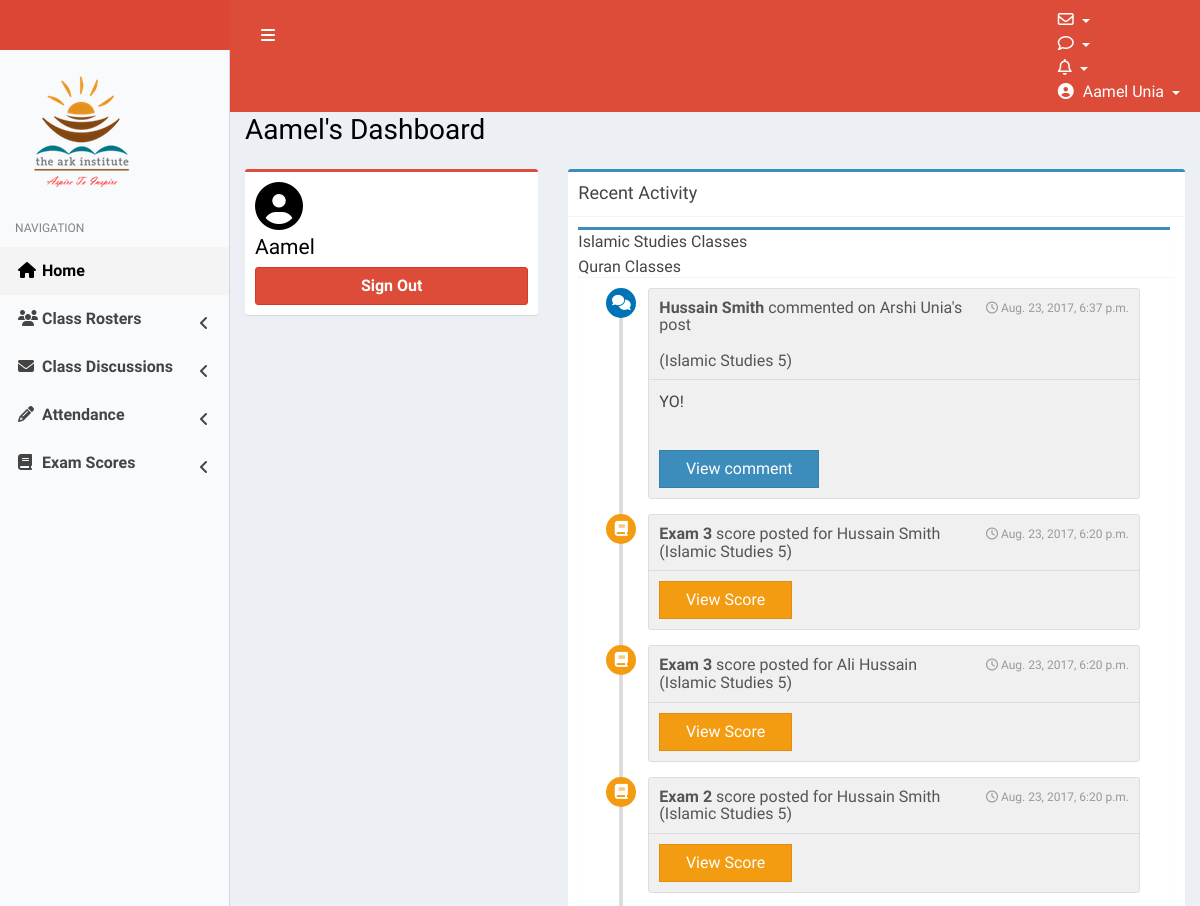
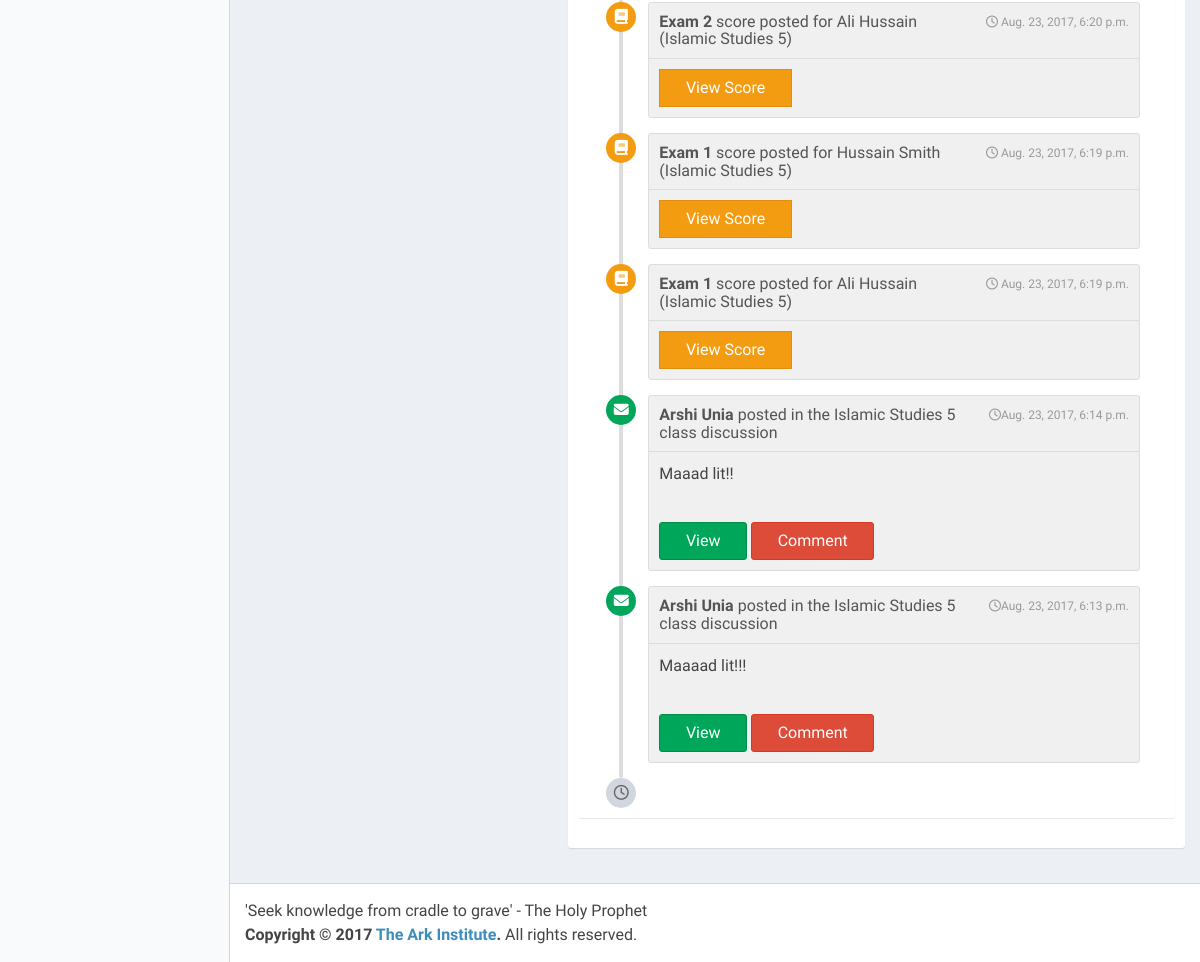
Before: /dashboard/ (signed in) with the older database file (2 pictures, top to bottom).
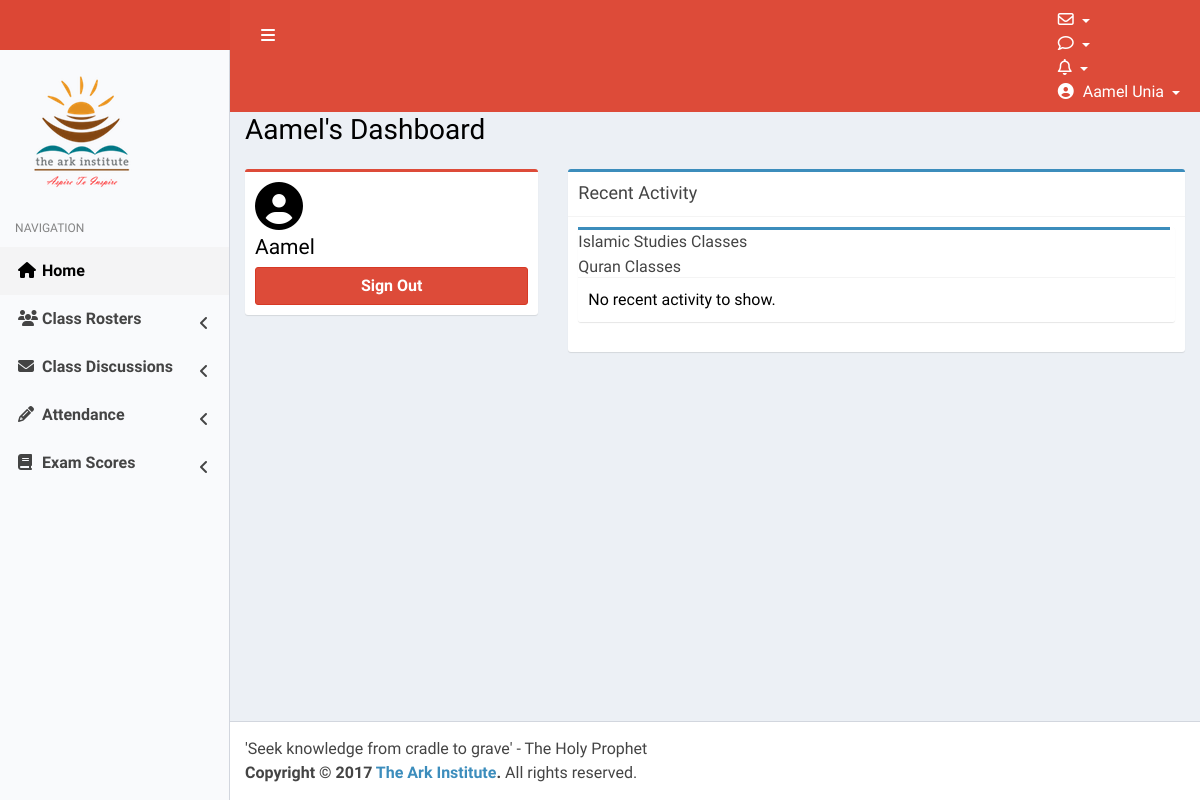
After: the same page with the newer database file.
### profiles/models.py (models this page shows, shortened)
class IslamicStudiesComment(models.Model):
	post = models.ForeignKey('profiles.IslamicStudiesPost', related_name='islamic_studies_comments')
	author = models.ForeignKey(User)
	comment = models.TextField()
	posted_date = models.DateTimeField(default=timezone.now)

class IslamicStudiesPost(models.Model):
	author = models.ForeignKey(User, related_name='islamic_studies_posts')
	title = models.CharField(max_length=200)
	message = models.TextField()
	upload = models.FileField(null=True, blank=True)
	class_level = models.PositiveSmallIntegerField()
	posted_date = models.DateTimeField(default=timezone.now)
	class Meta:
		unique_together = ['author','message']

class IslamicStudiesExam(models.Model):
	exam1 = 1
	exam2 = 2
	exam3 = 3
	Exam_choices =(
		(exam1,'Exam 1'),
		(exam2,'Exam 2'),
		(exam3,'Exam 3')
		)
	IS1 = 1
	IS2 = 2
	IS3 = 3
	IS4 = 4
	IS5 = 5
	IS6 = 6
	IS7 = 7
	IS8 = 8
	IS9 = 9
	IS10 = 10
	IS_CHOICES = (
			(IS1, 'IS1'),
			(IS2, 'IS2'),
			(IS3, 'IS3'),
			(IS4, 'IS4'),
			(IS5, 'IS5'),
			(IS6, 'IS6'),
			(IS7, 'IS7'),
			(IS8, 'IS8'),
			(IS9, 'IS9'),
			(IS10, 'IS10'),
		)
	exam_number = models.PositiveSmallIntegerField(choices=Exam_choices)
	exam_score = models.PositiveSmallIntegerField(validators=[MaxValueValidator(100)])
	student = models.ForeignKey(User, limit_choices_to={'profile__role':'Student'} ,related_name='islamic_studies_exam_scores')
	class_level = models.PositiveIntegerField(choices=IS_CHOICES,null=True,blank=True)
	posted_date = models.DateTimeField(default=timezone.now)
	class Meta:
		unique_together = ('student','exam_number')

### profiles/views.py (the view, shortened to what this page needs)
# urls.py: url(r'^dashboard/$', DashboardView.as_view(),name='dashboard'),
class DashboardView(LoginRequiredMixin, TemplateView):
	template_name = 'dashboardhome.html'
	def get_context_data(self,*args,**kwargs):
		context = super(DashboardView, self).get_context_data(*args,**kwargs)
		if self.request.user.is_staff:
			context = super(DashboardView, self).get_context_data(*args,**kwargs)
			recent_quran_posts = QuranPost.objects.all()
			recent_islamic_studies_posts = IslamicStudiesPost.objects.all()
			recent_quran_comments = QuranComment.objects.all()
			recent_islamic_studies_comments = IslamicStudiesComment.objects.all()
			recent_quran_exams = QuranExam.objects.all()
			recent_islamic_studies_exams = IslamicStudiesExam.objects.all()
			recent_quran_activity = sorted(chain(recent_quran_posts,recent_quran_comments, recent_quran_exams), key=attrgetter('posted_date'))
			recent_islamic_studies_activity = sorted(chain(recent_islamic_studies_posts, recent_islamic_studies_comments, recent_islamic_studies_exams), key=attrgetter('posted_date'))
			context['recent_quran'] = list(reversed(recent_quran_activity[-10:]))
			context['recent_islamic_studies'] = list(reversed(recent_islamic_studies_activity[-10:]))
		return context

### templates/dashboardhome.html (shortened to what this page needs)
<!DOCTYPE html>
{% load static %}
<html>
<head>
  <link rel="stylesheet" href="{% static "bower_components/bootstrap/dist/css/bootstrap.min.css" %}">
  <link rel="stylesheet" href="{% static "bower_components/font-awesome/css/font-awesome.min.css" %}">
  <link rel="stylesheet" href="{% static "bower_components/Ionicons/css/ionicons.min.css" %}">
<link rel="stylesheet" href="//cdn.jsdelivr.net/medium-editor/latest/css/medium-editor.min.css" type="text/css" media="screen" charset="utf-8">
  <link rel="stylesheet" href="{% static "dist/css/AdminLTE.min.css" %}">
  <link rel="stylesheet" href="{% static "dist/css/skins/skin-red-light.min.css" %}">
  <link rel="stylesheet" type="text/css" href="{% static "styling.css" %}">
</head>
<body class="hold-transition skin-red-light sidebar-mini">
<div class="wrapper">
  <header class="main-header">
    {% include "topnav.html" %}
  </header>
  {% if request.user.is_staff %}
  {% include "administrator/adminmainnav.html" %}
  {% else %}
  {% include "mainnav.html" %}
  {% endif %}
  <div class="content-wrapper">
    <section class="content-header">
      {% block title %}
      <div class="text-center">
          <h3>
        {{request.user.first_name}}'s Dashboard
        </h3>
      </div>
      {% endblock title %}
    </section>
    <section class="content container-fluid">
       {% if request.user.is_staff %}
        {% include "administrator/administratordashboardhome.html" %}
       {% endif %}
    </section>
  </div>
  <footer class="main-footer">
    <div class="pull-right hidden-xs">
      'Seek knowledge from cradle to grave' - The Holy Prophet
    </div>
    <strong>Copyright &copy; 2017 <a href="#">The Ark Institute</a>.</strong> All rights reserved.
  </footer>
</body>
</html>

### templates/topnav.html (shortened to what this page needs)
<!DOCTYPE html>
{% load static %}
<html>
<head>
</head>
<body>
    <a href="{% url 'dashboard' %}" class="logo">
     <img src="{% static "logowhite.png" %}">
    </a>
    <nav class="navbar navbar-static-top" role="navigation">
      <a href="#" class="sidebar-toggle" data-toggle="push-menu" role="button">
      </a>
      <div class="navbar-custom-menu">
        <ul class="nav navbar-nav">
          <li class="dropdown messages-menu">
            <a href="#" class="dropdown-toggle" data-toggle="dropdown">
              <i class="fa fa-envelope-o"></i>
            </a>
          </li>
          <li class="dropdown notifications-menu">
            <a href="#" class="dropdown-toggle" data-toggle="dropdown">
              <i class="fa fa-comment-o"></i>
            </a>
          </li>
       <li class="dropdown notifications-menu">
            <a href="#" class="dropdown-toggle" data-toggle="dropdown">
              <i class="fa fa-bell-o"></i>
             </a>
         </li>
          <li class="dropdown user user-menu">
            <a href="#" class="dropdown-toggle" data-toggle="dropdown">
              <i class="fa fa-user-circle"></i>
              <span class="hidden-xs">{{request.user.first_name}} {{request.user.last_name}}</span>
            </a>
          </li>
        </ul>
      </div>
    </nav>
</body>
</html>

### templates/administrator/adminmainnav.html (shortened to what this page needs)
<!DOCTYPE html>
{% load static %}
<html>
  <aside class="main-sidebar">
    <section class="sidebar">
      <div class="user-panel">
        <div class="text-center">
          <img src="{% static "logo2.png" %}">
      </div>
      </div>
      <ul class="sidebar-menu" data-widget="tree">
        <li class="header">NAVIGATION</li>
        <li class="active"><a href="{% url 'dashboard' %}"><i class="fa fa-home"></i> <span>Home</span></a></li>
        <li class="treeview">
          <a href="#"><i class="fa fa-users"></i> <span>Class Rosters</span>
            <span class="pull-right-container">
                <i class="fa fa-angle-left pull-right"></i>
              </span>
          </a>
        </li>
        <li class="treeview">
          <a href="#"><i class="fa fa-envelope"></i> <span>Class Discussions</span>
            <span class="pull-right-container">
                <i class="fa fa-angle-left pull-right"></i>
              </span>
          </a>
        </li>
         <li class="treeview">
          <a href="#"><i class="fa fa-pencil"></i> <span>Attendance</span>
            <span class="pull-right-container">
                <i class="fa fa-angle-left pull-right"></i>
              </span>
          </a>
          </li>
        <li class="treeview">
          <a href="#"><i class="fa fa-book"></i> <span>Exam Scores</span>
            <span class="pull-right-container">
                <i class="fa fa-angle-left pull-right"></i>
              </span>
          </a>
        </li>
      </ul>
    </section>
  </aside>
</html>

### templates/administrator/administratordashboardhome.html
<!DOCTYPE html>
{% load static %}
<html>
<body>
      <div class="row">
        <div class="col-md-4">
          <div class="box box-danger">
            <div class="box-body box-profile">
              <div class="text-center">
               <i class="fa fa-user-circle fa-3x"></i>
            </div>
              <h3 class="profile-username text-center">{{request.user.first_name}}</h3>
              <a href="{% url 'logout' %}" class="btn btn-danger btn-block"><b>Sign Out</b></a>
            </div>
          </div>
      </div>
      <div class="col-md-8">
          {% include "administrator/administrator_recentactivity.html" %}
      </div>
      </div>
</body>
</html>

### templates/administrator/administrator_recentactivity.html (shortened to what this page needs)
<!DOCTYPE html>
{% load static %}
<html>
<head>
</head>
<body>
        <div class="box box-primary">
          <div class="box-header with-border text-center">
            <h3 class="box-title">Recent Activity</h3>
          </div>
        <div class="box-body">
        <div class="nav-tabs-custom">
            <ul class="nav nav-tabs">
              <li class="active"><a href="#islamicstudiesfeed" data-toggle="tab">Islamic Studies Classes</a></li>
              <li><a href="#quranfeed" data-toggle="tab">Quran Classes</a></li>
             </ul>
            <div class="tab-content">
              <div class="active tab-pane" id="islamicstudiesfeed">
              {% if recent_islamic_studies %}
                <ul class="timeline timeline-inverse">
      {% for recent in recent_islamic_studies %}
                {% if recent.title %}
                  <li>
                    <i class="fa fa-envelope bg-green"></i>
                    <div class="timeline-item">
                      <span class="time"><i class="fa fa-clock-o"></i>{{recent.posted_date}}</span>
                      <h3 class="timeline-header">
                      <b>
                            {% if recent.author.username == request.user.username %}
                            You
                            {% else %}
                            {{recent.author.first_name}} {{recent.author.last_name}}
                            {% endif %}
                      </b> posted in the Islamic Studies {{recent.class_level}} class discussion</h3>
                      <div class="timeline-body">
                                {{recent.message|safe}}
                      </div>
                      <div class="timeline-footer">
                        <a class="btn btn-success btn-xs" href="{% url 'islamic_studies_post_detail' pk=recent.pk %}">View</a>
                        <a class="btn btn-danger btn-xs" href="{% url 'comment_islamic_studies_post' pk=recent.pk %}">Comment</a>
                      </div>
                    </div>
                  </li>
                {% endif %}
                  {% if recent.comment %}
                        <li>
                          <i class="fa fa-comments bg-blue"></i>
                          <div class="timeline-item">
                            <span class="time"><i class="fa fa-clock-o"></i> {{recent.posted_date}}</span>
                            <h3 class="timeline-header">
                            <b>
                            {% if recent.author.username == request.user.username %}
                            You
                            {% else %}
                            {{recent.author.first_name}} {{recent.author.last_name}}
                            {% endif %}
                            </b>
                            commented on {% if recent.post.author.username == request.user.username %} your
                            {% else %}
                            {{recent.post.author.first_name}} {{recent.post.author.last_name}}'s
                            {% endif %} post <br><br>(Islamic Studies {{recent.post.class_level}})</h3>
                            <div class="timeline-body">
                              {{recent.comment|safe}}
                            </div>
                            <div class="timeline-footer">
                              <a class="btn btn-primary btn-flat btn-xs" href="{% url 'islamic_studies_post_detail' pk=recent.post.pk %}">View comment</a>
                            </div>
                          </div>
                        </li>
                  {% endif %}
                  {% if recent.exam_number %}
                         <li>
                          <i class="fa fa-book bg-yellow"></i>
                          <div class="timeline-item">
                            <span class="time"><i class="fa fa-clock-o"></i> {{recent.posted_date}}</span>
                            <h3 class="timeline-header">
                            <b>
                            Exam {{recent.exam_number}}
                            </b>
                            score posted for {{recent.student.first_name}} {{recent.student.last_name}} (Islamic Studies {{recent.class_level}}) </h3>
                            <div class="timeline-footer">
                              <a class="btn btn-warning btn-flat btn-xs" href="{% url 'student_islamic_studies_exams'  %}">View Score</a>
                            </div>
                          </div>
                        </li>
                 {% endif %}
       {% endfor %}
                    <li>
                          <i class="fa fa-clock-o bg-gray"></i>
                        </li>
                </ul>
            {% else %}
            No recent activity to show.
            {% endif %}
              </div>
            </div>
          </div>
          </div>
          </div>
</body>
</html>

Changed rows visible on the page:
removed IslamicStudiesComment: posted_date "Aug. 23, 2017, 6:37 p.m.", author.first_name "Hussain", author.last_name "Smith", post.author.first_name "Arshi", post.author.last_name "Unia", post.class_level "5", comment "YO!"
removed IslamicStudiesExam: posted_date "Aug. 23, 2017, 6:20 p.m.", exam_number "3", student.first_name "Hussain", student.last_name "Smith", class_level "5"
removed IslamicStudiesExam: posted_date "Aug. 23, 2017, 6:20 p.m.", exam_number "3", student.first_name "Ali", student.last_name "Hussain", class_level "5"
removed IslamicStudiesExam: posted_date "Aug. 23, 2017, 6:20 p.m.", exam_number "2", student.first_name "Hussain", student.last_name "Smith", class_level "5"
removed IslamicStudiesExam: posted_date "Aug. 23, 2017, 6:20 p.m.", exam_number "2", student.first_name "Ali", student.last_name "Hussain", class_level "5"
removed IslamicStudiesExam: posted_date "Aug. 23, 2017, 6:19 p.m.", exam_number "1", student.first_name "Hussain", student.last_name "Smith", class_level "5"
removed IslamicStudiesExam: posted_date "Aug. 23, 2017, 6:19 p.m.", exam_number "1", student.first_name "Ali", student.last_name "Hussain", class_level "5"
removed IslamicStudiesPost: posted_date "Aug. 23, 2017, 6:14 p.m.", author.first_name "Arshi", author.last_name "Unia", class_level "5", message "Maaad lit!!"
removed IslamicStudiesPost: posted_date "Aug. 23, 2017, 6:13 p.m.", author.first_name "Arshi", author.last_name "Unia", class_level "5", message "Maaaad lit!!!"
Other visible differences:
text now shown: "No recent activity to show."
